Frame 1 (no input): blank canvas, image omitted
Frame 60 (no input): blank canvas, image omitted
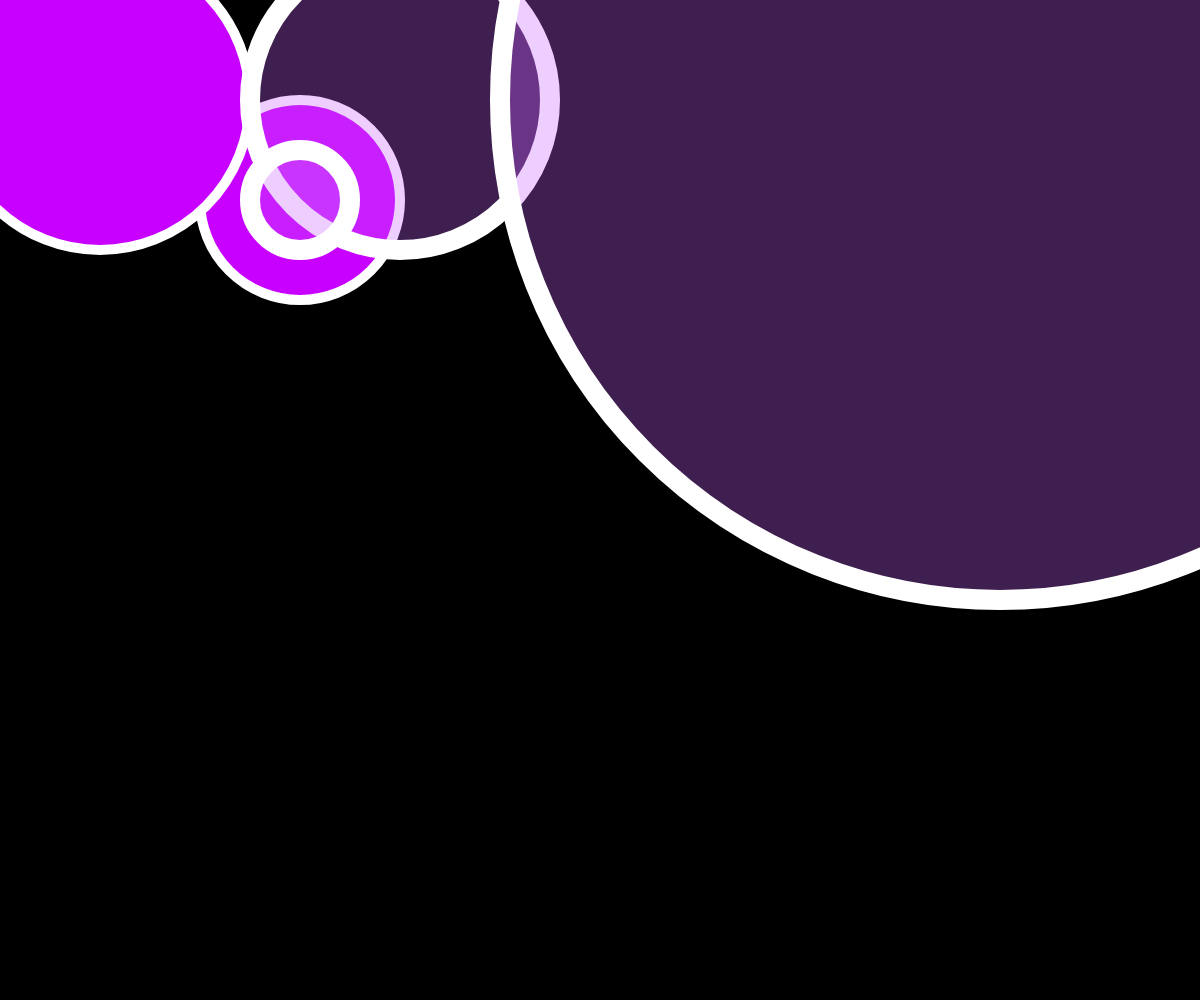
Frame 120 (the mouse pressed at the canvas centre since frame 60)

The p5.js sketch whose frames 1 and 60 were blank and that drew this single picture after the mouse press (run headless with seeded random() and noise() and a simulated clock; from frame 60 on, the mouse is pressed at the canvas centre):

// p5.js sketch
// ── sketch.js
function setup() {
  createCanvas(windowWidth, windowHeight);
}

function draw() {
  background(0);

  // Kreis Stroke & onhe Füllung
  stroke(255);
  strokeWeight(1);
  noFill();


  if (mouseX > 300) {
    // Kreis bekommt Füllung
    fill(200, 0, 255);
    strokeWeight(10);
    ellipse(300, 200, 200, 200);
    ellipse(100, 100, 300, 300);

  }

  if (mouseX > 500) {
    // Kreis bekommt Füllung
    fill(200, 100, 255,80);
    strokeWeight(20);
    ellipse(400, 100, 300, 300);
    ellipse(1000, 100, 1000, 1000);

  }

 if (mouseX > 700) {
    
    fill(200, 255, 255, 20);
    strokeWeight(20);
    ellipse(900, 500, 20, 20);
    ellipse(1000, 900, 500, 500);

  }


  ellipse(300, 200, 100, 100);

}
